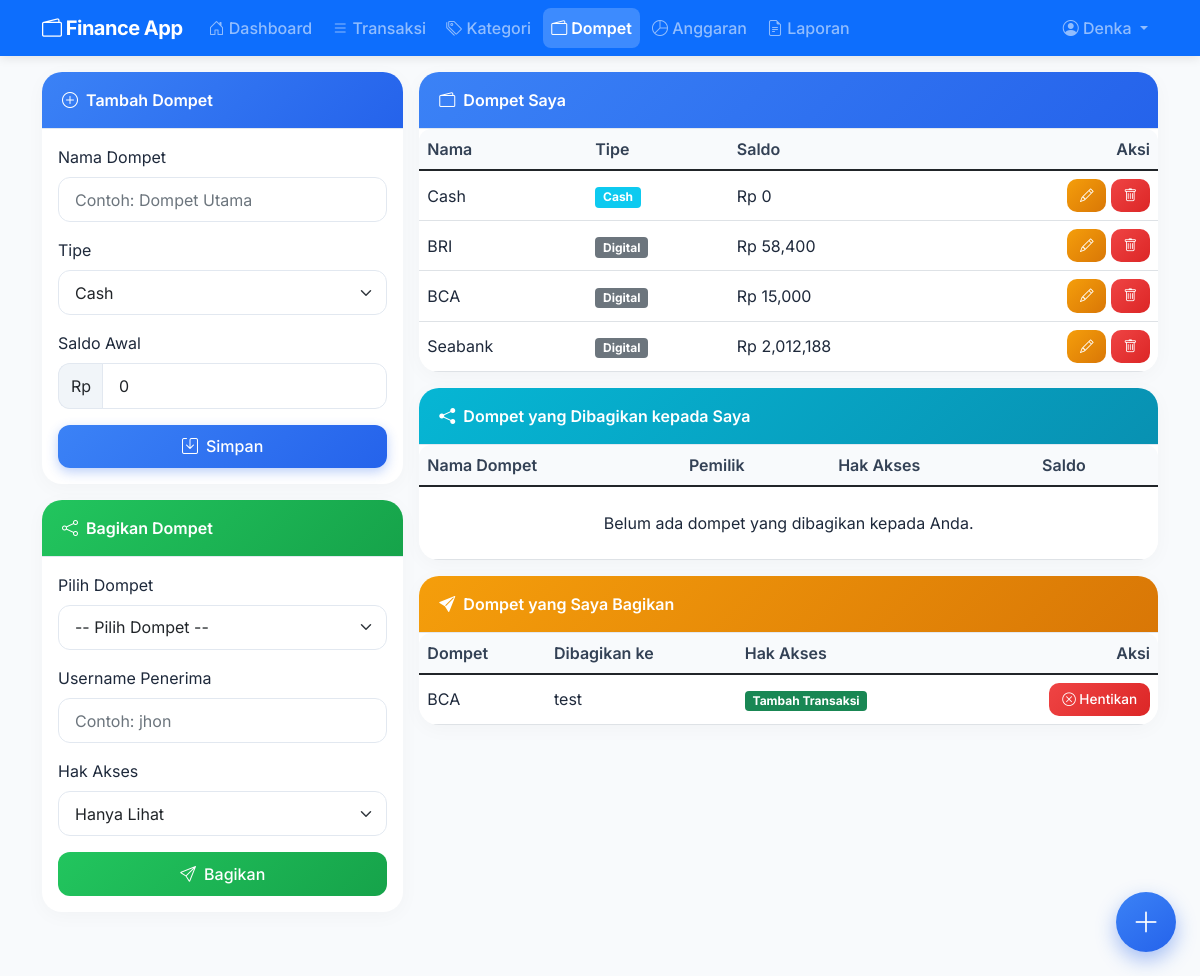
Page /wallets (signed in) on the committed database.
### models.py (models this page shows)
class User(UserMixin, db.Model):
    id = db.Column(db.Integer, primary_key=True)
    username = db.Column(db.String(80), unique=True, nullable=False)
    password = db.Column(db.String(120), nullable=False)
    categories = db.relationship('Category', backref='user', lazy=True, cascade='all, delete-orphan')
    wallets = db.relationship('Wallet', backref='user', lazy=True, cascade='all, delete-orphan')
    transactions = db.relationship('Transaction', backref='user', lazy=True, cascade='all, delete-orphan')
    budgets = db.relationship('Budget', backref='user', lazy=True, cascade='all, delete-orphan')
    shared_wallets = db.relationship('SharedWallet', foreign_keys='SharedWallet.shared_with_id', back_populates='shared_with_user', lazy=True)

class Wallet(db.Model):
    id = db.Column(db.Integer, primary_key=True)
    name = db.Column(db.String(100), nullable=False)
    type = db.Column(db.String(10))  # 'cash' atau 'digital'
    balance = db.Column(db.Float, default=0.0)
    user_id = db.Column(db.Integer, db.ForeignKey('user.id'), nullable=False)
    transactions = db.relationship('Transaction', backref='wallet', lazy=True, cascade='all, delete-orphan')
    shared_with = db.relationship('SharedWallet', back_populates='wallet', lazy=True, cascade='all, delete-orphan')

class SharedWallet(db.Model):
    id = db.Column(db.Integer, primary_key=True)
    wallet_id = db.Column(db.Integer, db.ForeignKey('wallet.id'), nullable=False)
    shared_with_id = db.Column(db.Integer, db.ForeignKey('user.id'), nullable=False)
    permission = db.Column(db.String(10))  # 'view' atau 'add'
    wallet = db.relationship('Wallet', back_populates='shared_with')
    shared_with_user = db.relationship('User', foreign_keys=[shared_with_id], back_populates='shared_wallets')

### app.py (the view)
@app.route('/wallets')
@login_required
def wallets():
    owned = Wallet.query.filter_by(user_id=current_user.id).all()
    shared = SharedWallet.query.filter_by(shared_with_id=current_user.id).all()
    return render_template('wallets.html', owned=owned, shared=shared)

### templates/wallets.html (shortened to what this page needs)
{% extends "base.html" %}
{% block content %}
<div class="row g-3">
    <div class="col-md-4">
        <div class="card">
            <div class="card-header bg-primary text-white">
                <i class="bi bi-plus-circle me-2"></i>Tambah Dompet
            </div>
            <div class="card-body">
                <form action="{{ url_for('add_wallet') }}" method="post">
                    <div class="mb-3">
                        <label for="name" class="form-label fw-semibold">Nama Dompet</label>
                        <input type="text" class="form-control" id="name" name="name" placeholder="Contoh: Dompet Utama" required>
                    </div>
                    <div class="mb-3">
                        <label for="type" class="form-label fw-semibold">Tipe</label>
                        <select class="form-select" id="type" name="type" required>
                            <option value="cash">Cash</option>
                        </select>
                    </div>
                    <div class="mb-3">
                        <label for="balance" class="form-label fw-semibold">Saldo Awal</label>
                        <div class="input-group">
                            <span class="input-group-text">Rp</span>
                            <input type="number" step="0.01" class="form-control" id="balance" name="balance" value="0" required>
                        </div>
                    </div>
                    <button type="submit" class="btn btn-primary w-100"><i class="bi bi-save me-2"></i>Simpan</button>
                </form>
            </div>
        </div>
        <div class="card mt-3">
            <div class="card-header bg-success text-white">
                <i class="bi bi-share me-2"></i>Bagikan Dompet
            </div>
            <div class="card-body">
                <form action="{{ url_for('share_wallet') }}" method="post">
                    <div class="mb-3">
                        <label for="wallet_id" class="form-label fw-semibold">Pilih Dompet</label>
                        <select class="form-select" name="wallet_id" required>
                            <option value="">-- Pilih Dompet --</option>
                        </select>
                    </div>
                    <div class="mb-3">
                        <label for="username" class="form-label fw-semibold">Username Penerima</label>
                        <input type="text" class="form-control" name="username" placeholder="Contoh: jhon" required>
                    </div>
                    <div class="mb-3">
                        <label for="permission" class="form-label fw-semibold">Hak Akses</label>
                        <select class="form-select" name="permission" required>
                            <option value="view">Hanya Lihat</option>
                        </select>
                    </div>
                    <button type="submit" class="btn btn-success w-100"><i class="bi bi-send me-2"></i>Bagikan</button>
                </form>
            </div>
        </div>
    </div>
    <div class="col-md-8">
        <div class="card">
            <div class="card-header bg-primary text-white">
                <i class="bi bi-wallet2 me-2"></i>Dompet Saya
            </div>
            <div class="card-body p-0">
                <div class="table-responsive">
                    <table class="table table-hover align-middle mb-0">
                        <thead>
                            <tr>
                                <th>Nama</th>
                                <th>Tipe</th>
                                <th>Saldo</th>
                                <th class="text-end">Aksi</th>
                            </tr>
                        </thead>
                        <tbody>
                            {% for wallet in owned %}
                            <tr>
                                <td>{{ wallet.name }}</td>
                                <td>
                                    {% if wallet.type == 'cash' %}
                                        <span class="badge bg-info">Cash</span>
                                    {% else %}
                                        <span class="badge bg-secondary">Digital</span>
                                    {% endif %}
                                </td>
                                <td class="fw-semibold">Rp {{ "{:,.0f}".format(wallet.balance) }}</td>
                                <td class="text-end">
                                    <button type="button" class="btn btn-sm btn-warning" data-bs-toggle="modal" data-bs-target="#editWalletModal{{ wallet.id }}">
                                        <i class="bi bi-pencil"></i>
                                    </button>
                                    <a href="{{ url_for('delete_wallet', id=wallet.id) }}" class="btn btn-sm btn-danger delete-confirm">
                                        <i class="bi bi-trash"></i>
                                    </a>
                                </td>
                            </tr>
                            {% else %}
                            <tr>
                                <td colspan="4" class="text-center py-4">Belum ada dompet. Silakan tambah dompet baru.</td>
                            </tr>
                            {% endfor %}
                        </tbody>
                    </table>
                </div>
            </div>
        </div>
        <div class="card mt-3">
            <div class="card-header bg-info text-white">
                <i class="bi bi-share-fill me-2"></i>Dompet yang Dibagikan kepada Saya
            </div>
            <div class="card-body p-0">
                <div class="table-responsive">
                    <table class="table table-hover align-middle mb-0">
                        <thead>
                            <tr>
                                <th>Nama Dompet</th>
                                <th>Pemilik</th>
                                <th>Hak Akses</th>
                                <th>Saldo</th>
                            </tr>
                        </thead>
                        <tbody>
                            {% for share in shared %}
                            <tr>
                                <td>{{ share.wallet.name }}</td>
                                <td>{{ share.wallet.user.username }}</td>
                                <td>
                                    {% if share.permission == 'view' %}
                                        <span class="badge bg-secondary">Hanya Lihat</span>
                                    {% else %}
                                        <span class="badge bg-success">Tambah Transaksi</span>
                                    {% endif %}
                                </td>
                                <td class="fw-semibold">Rp {{ "{:,.0f}".format(share.wallet.balance) }}</td>
                            </tr>
                            {% else %}
                            <tr>
                                <td colspan="4" class="text-center py-4">Belum ada dompet yang dibagikan kepada Anda.</td>
                            </tr>
                            {% endfor %}
                        </tbody>
                    </table>
                </div>
            </div>
        </div>
        <div class="card mt-3">
            <div class="card-header bg-warning text-white">
                <i class="bi bi-send-fill me-2"></i>Dompet yang Saya Bagikan
            </div>
            <div class="card-body p-0">
                <div class="table-responsive">
                    <table class="table table-hover align-middle mb-0">
                        <thead>
                            <tr>
                                <th>Dompet</th>
                                <th>Dibagikan ke</th>
                                <th>Hak Akses</th>
                                <th class="text-end">Aksi</th>
                            </tr>
                        </thead>
                        <tbody>
                            {% for wallet in owned %}
                                {% for share in wallet.shared_with %}
                                <tr>
                                    <td>{{ wallet.name }}</td>
                                    <td>{{ share.shared_with_user.username }}</td>
                                    <td>
                                        {% if share.permission == 'view' %}
                                            <span class="badge bg-secondary">Hanya Lihat</span>
                                        {% else %}
                                            <span class="badge bg-success">Tambah Transaksi</span>
                                        {% endif %}
                                    </td>
                                    <td class="text-end">
                                        <a href="{{ url_for('unshare_wallet', id=share.id) }}" class="btn btn-sm btn-danger delete-confirm">
                                            <i class="bi bi-x-circle"></i> Hentikan
                                        </a>
                                    </td>
                                </tr>
                                {% endfor %}
                            {% else %}
                            <tr>
                                <td colspan="4" class="text-center py-4">Anda belum membagikan dompet apapun.</td>
                            </tr>
                            {% endfor %}
                        </tbody>
                    </table>
                </div>
            </div>
        </div>
    </div>
</div>
{% endblock %}

### templates/base.html (shortened to what this page needs)
<!DOCTYPE html>
<html lang="id">
<head>
    <link href="https://cdn.jsdelivr.net/npm/bootstrap@5.1.3/dist/css/bootstrap.min.css" rel="stylesheet">
    <link rel="stylesheet" href="https://cdn.jsdelivr.net/npm/bootstrap-icons@1.8.1/font/bootstrap-icons.css">
    <link rel="stylesheet" href="{{ url_for('static', filename='css/style.css') }}">
</head>
<body>
    <nav class="navbar navbar-expand-lg navbar-dark bg-primary sticky-top">
        <div class="container">
            <a class="navbar-brand fw-bold" href="{{ url_for('dashboard') }}">
                <i class="bi bi-wallet2"></i> Finance App
            </a>
            <div class="collapse navbar-collapse" id="navbarNav">
                <ul class="navbar-nav me-auto mb-2 mb-lg-0">
                    <li class="nav-item">
                        <a class="nav-link {% if request.endpoint == 'dashboard' %}active{% endif %}" href="{{ url_for('dashboard') }}">
                            <i class="bi bi-house-door"></i> Dashboard
                        </a>
                    </li>
                    <li class="nav-item">
                        <a class="nav-link {% if request.endpoint == 'transactions' %}active{% endif %}" href="{{ url_for('transactions') }}">
                            <i class="bi bi-list"></i> Transaksi
                        </a>
                    </li>
                    <li class="nav-item">
                        <a class="nav-link {% if request.endpoint == 'categories' %}active{% endif %}" href="{{ url_for('categories') }}">
                            <i class="bi bi-tags"></i> Kategori
                        </a>
                    </li>
                    <li class="nav-item">
                        <a class="nav-link {% if request.endpoint == 'wallets' %}active{% endif %}" href="{{ url_for('wallets') }}">
                            <i class="bi bi-wallet2"></i> Dompet
                        </a>
                    </li>
                    <li class="nav-item">
                        <a class="nav-link {% if request.endpoint == 'budgets' %}active{% endif %}" href="{{ url_for('budgets') }}">
                            <i class="bi bi-pie-chart"></i> Anggaran
                        </a>
                    </li>
                    <li class="nav-item">
                        <a class="nav-link {% if request.endpoint == 'reports' %}active{% endif %}" href="{{ url_for('reports') }}">
                            <i class="bi bi-file-earmark-text"></i> Laporan
                        </a>
                    </li>
                </ul>
                <ul class="navbar-nav">
                    <li class="nav-item dropdown">
                        <a class="nav-link dropdown-toggle" href="#" id="userDropdown" role="button" data-bs-toggle="dropdown" aria-expanded="false">
                            <i class="bi bi-person-circle"></i> {{ current_user.username }}
                        </a>
                    </li>
                </ul>
            </div>
        </div>
    </nav>
    <main class="container my-3 pb-5">
        {% block content %}{% endblock %}
    </main>
    <a href="#" class="floating-btn" data-bs-toggle="modal" data-bs-target="#addTransactionModal" title="Tambah Transaksi">
        <i class="bi bi-plus-lg"></i>
    </a>
</body>
</html>

### rows in the picture
User: username "Denka"
Wallet: name "Cash", type "Cash", balance "0"
Wallet: name "BRI", type "Digital", balance "58,400"
Wallet: name "BCA", type "Digital", balance "15,000"
Wallet: name "Seabank", type "Digital", balance "2,012,188"
SharedWallet: shared_with_user.username "test", permission "Tambah Transaksi"
